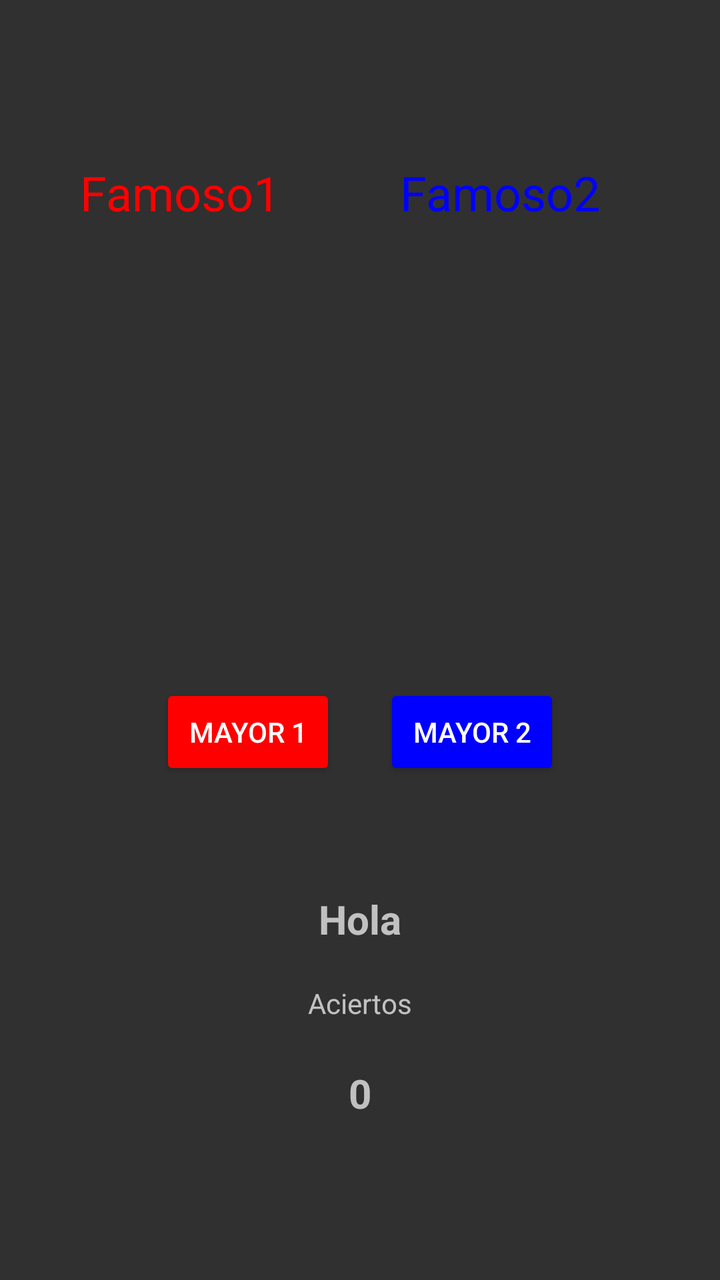
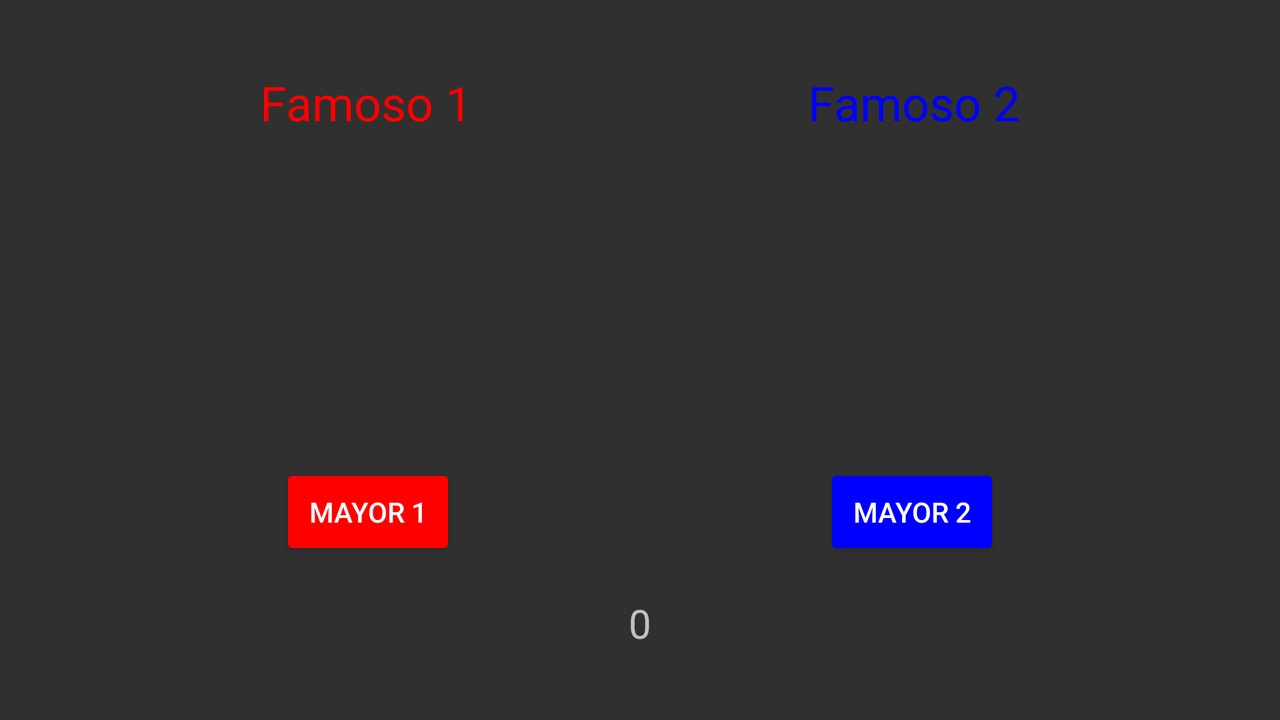

Two renders of one Android screen. The first uses the default layout on a phone; the second uses the alternative layout the repository ships for a different screen configuration, on a matching device. The two XML files are below.
<!-- AndroidManifest.xml: application theme Personalizado -->
<!-- res/layout/activity_juego.xml -->
<?xml version="1.0" encoding="utf-8"?>

<androidx.constraintlayout.widget.ConstraintLayout xmlns:android="http://schemas.android.com/apk/res/android"
    xmlns:app="http://schemas.android.com/apk/res-auto"
    xmlns:tools="http://schemas.android.com/tools"
    android:layout_width="match_parent"
    android:layout_height="match_parent"
    tools:context=".Juego">

    <TextView
        android:id="@+id/famoso1"
        android:layout_width="wrap_content"
        android:layout_height="wrap_content"
        android:layout_marginStart="40dp"
        android:layout_marginTop="80dp"
        android:text="Famoso1"
        android:textColor="#FF0000"
        android:textSize="24sp"
        app:layout_constraintStart_toStartOf="parent"
        app:layout_constraintTop_toTopOf="parent" />

    <TextView
        android:id="@+id/famoso2"
        android:layout_width="wrap_content"
        android:layout_height="wrap_content"
        android:layout_marginTop="80dp"
        android:layout_marginEnd="60dp"
        android:text="Famoso2"
        android:textColor="#0000FF"
        android:textSize="24sp"
        app:layout_constraintEnd_toEndOf="parent"
        app:layout_constraintTop_toTopOf="parent" />

    <Button
        android:id="@+id/btn_1"
        android:layout_width="wrap_content"
        android:layout_height="wrap_content"
        android:layout_marginStart="80dp"
        android:layout_marginBottom="250dp"
        android:backgroundTint="#FF0000"
        android:text="Mayor 1"
        app:layout_constraintBottom_toBottomOf="parent"
        app:layout_constraintStart_toStartOf="parent" />

    <Button
        android:id="@+id/btn_2"
        android:layout_width="wrap_content"
        android:layout_height="wrap_content"
        android:layout_marginEnd="80dp"
        android:layout_marginBottom="250dp"
        android:backgroundTint="#0000FF"
        android:text="mayor 2"
        app:layout_constraintBottom_toBottomOf="parent"
        app:layout_constraintEnd_toEndOf="parent" />

    <TextView
        android:id="@+id/hola"
        android:layout_width="wrap_content"
        android:layout_height="wrap_content"
        android:layout_marginStart="80dp"
        android:layout_marginEnd="80dp"
        android:layout_marginBottom="167dp"
        android:text="Hola"
        android:textSize="20sp"
        android:textStyle="bold"
        app:layout_constraintBottom_toBottomOf="parent"
        app:layout_constraintEnd_toEndOf="parent"
        app:layout_constraintStart_toStartOf="parent" />

    <TextView
        android:id="@+id/puntos"
        android:layout_width="wrap_content"
        android:layout_height="wrap_content"
        android:layout_marginStart="80dp"
        android:layout_marginEnd="80dp"
        android:layout_marginBottom="80dp"
        android:text="0"
        android:textSize="20sp"
        android:textStyle="bold"
        app:layout_constraintBottom_toBottomOf="parent"
        app:layout_constraintEnd_toEndOf="parent"
        app:layout_constraintStart_toStartOf="parent" />

    <TextView
        android:id="@+id/aciertos"
        android:layout_width="wrap_content"
        android:layout_height="wrap_content"
        android:layout_marginStart="80dp"
        android:layout_marginEnd="80dp"
        android:layout_marginBottom="129dp"
        android:text="Aciertos"
        app:layout_constraintBottom_toBottomOf="parent"
        app:layout_constraintEnd_toEndOf="parent"
        app:layout_constraintStart_toStartOf="parent" />

    <ImageView
        android:id="@+id/img1"
        android:layout_width="124dp"
        android:layout_height="125dp"
        android:layout_marginStart="50dp"
        android:layout_marginTop="29dp"
        android:layout_marginEnd="233dp"
        android:layout_marginBottom="35dp"
        app:layout_constraintBottom_toTopOf="@+id/btn_1"
        app:layout_constraintEnd_toEndOf="parent"
        app:layout_constraintStart_toStartOf="parent"
        app:layout_constraintTop_toBottomOf="@+id/famoso1"
        tools:srcCompat="@tools:sample/avatars" />

    <ImageView
        android:id="@+id/img2"
        android:layout_width="125dp"
        android:layout_height="125dp"
        android:layout_marginStart="72dp"
        android:layout_marginTop="37dp"
        android:layout_marginEnd="50dp"
        android:layout_marginBottom="43dp"
        app:layout_constraintBottom_toTopOf="@+id/btn_2"
        app:layout_constraintEnd_toEndOf="parent"
        app:layout_constraintStart_toEndOf="@+id/img1"
        app:layout_constraintTop_toBottomOf="@+id/famoso2"
        tools:srcCompat="@tools:sample/avatars" />
</androidx.constraintlayout.widget.ConstraintLayout>
<!-- resources referenced by this layout -->
<resources>
  <style name="Personalizado" parent="Theme.AppCompat">
      
      <item name="colorPrimary">@color/cabecera</item>
      <item name="colorPrimaryVariant">@color/cabecera</item>
      <item name="colorOnPrimary">@color/cabecera</item>
      </style>
  <color name="cabecera">#E91E63</color>
</resources>
<!-- res/layout-land/activity_juego.xml (the repository's variant of the layout above) -->
<!-- drawn on the phone turned sideways -->
<?xml version="1.0" encoding="utf-8"?>

<androidx.constraintlayout.widget.ConstraintLayout xmlns:android="http://schemas.android.com/apk/res/android"
    xmlns:app="http://schemas.android.com/apk/res-auto"
    xmlns:tools="http://schemas.android.com/tools"
    android:layout_width="match_parent"
    android:layout_height="match_parent">

    <Button
        android:id="@+id/btn_1"
        android:layout_width="wrap_content"
        android:layout_height="wrap_content"
        android:layout_marginStart="140dp"
        android:layout_marginBottom="80dp"
        android:backgroundTint="#FF0000"
        android:text="Mayor 1"
        app:layout_constraintBottom_toBottomOf="parent"
        app:layout_constraintStart_toStartOf="parent" />

    <TextView
        android:id="@+id/famoso1"
        android:layout_width="wrap_content"
        android:layout_height="wrap_content"
        android:layout_marginStart="130dp"
        android:layout_marginTop="35dp"
        android:text="Famoso 1"
        android:textColor="#FF0000"
        android:textSize="24sp"
        app:layout_constraintStart_toStartOf="parent"
        app:layout_constraintTop_toTopOf="parent" />

    <TextView
        android:id="@+id/famoso2"
        android:layout_width="wrap_content"
        android:layout_height="wrap_content"
        android:layout_marginTop="35dp"
        android:layout_marginEnd="130dp"
        android:text="Famoso 2"
        android:textColor="#0000FF"
        android:textSize="24sp"
        app:layout_constraintEnd_toEndOf="parent"
        app:layout_constraintTop_toTopOf="parent" />

    <Button
        android:id="@+id/btn_2"
        android:layout_width="wrap_content"
        android:layout_height="wrap_content"
        android:layout_marginEnd="140dp"
        android:layout_marginBottom="80dp"
        android:backgroundTint="#0000FF"
        android:text="MAYOR 2"
        app:layout_constraintBottom_toBottomOf="parent"
        app:layout_constraintEnd_toEndOf="parent" />

    <TextView
        android:id="@+id/hola"
        android:layout_width="wrap_content"
        android:layout_height="wrap_content"
        android:layout_marginStart="330dp"
        android:layout_marginEnd="330dp"
        android:layout_marginBottom="25dp"
        android:text="Hola"
        android:textSize="20sp"
        android:textStyle="bold"
        app:layout_constraintBottom_toTopOf="@+id/aciertos"
        app:layout_constraintEnd_toEndOf="parent"
        app:layout_constraintStart_toStartOf="parent" />

    <TextView
        android:id="@+id/aciertos"
        android:layout_width="wrap_content"
        android:layout_height="wrap_content"
        android:layout_marginStart="330dp"
        android:layout_marginEnd="330dp"
        android:layout_marginBottom="25dp"
        android:text="Aciertos"
        app:layout_constraintBottom_toTopOf="@+id/puntos"
        app:layout_constraintEnd_toEndOf="parent"
        app:layout_constraintStart_toStartOf="parent" />

    <TextView
        android:id="@+id/puntos"
        android:layout_width="wrap_content"
        android:layout_height="wrap_content"
        android:layout_marginStart="320dp"
        android:layout_marginEnd="320dp"
        android:layout_marginBottom="35dp"
        android:text="0"
        android:textSize="20sp"
        app:layout_constraintBottom_toBottomOf="parent"
        app:layout_constraintEnd_toEndOf="parent"
        app:layout_constraintStart_toStartOf="parent" />

    <ImageView
        android:id="@+id/img1"
        android:layout_width="103dp"
        android:layout_height="98dp"
        android:layout_marginStart="133dp"
        android:layout_marginTop="15dp"
        android:layout_marginBottom="10dp"
        app:layout_constraintBottom_toTopOf="@+id/btn_1"
        app:layout_constraintStart_toStartOf="parent"
        app:layout_constraintTop_toBottomOf="@+id/famoso1"
        tools:srcCompat="@tools:sample/avatars" />

    <ImageView
        android:id="@+id/img2"
        android:layout_width="103dp"
        android:layout_height="98dp"
        android:layout_marginTop="15dp"
        android:layout_marginEnd="133dp"
        android:layout_marginBottom="10dp"
        app:layout_constraintBottom_toTopOf="@+id/btn_2"
        app:layout_constraintEnd_toEndOf="parent"
        app:layout_constraintTop_toBottomOf="@+id/famoso2"
        tools:srcCompat="@tools:sample/avatars" />
</androidx.constraintlayout.widget.ConstraintLayout>
